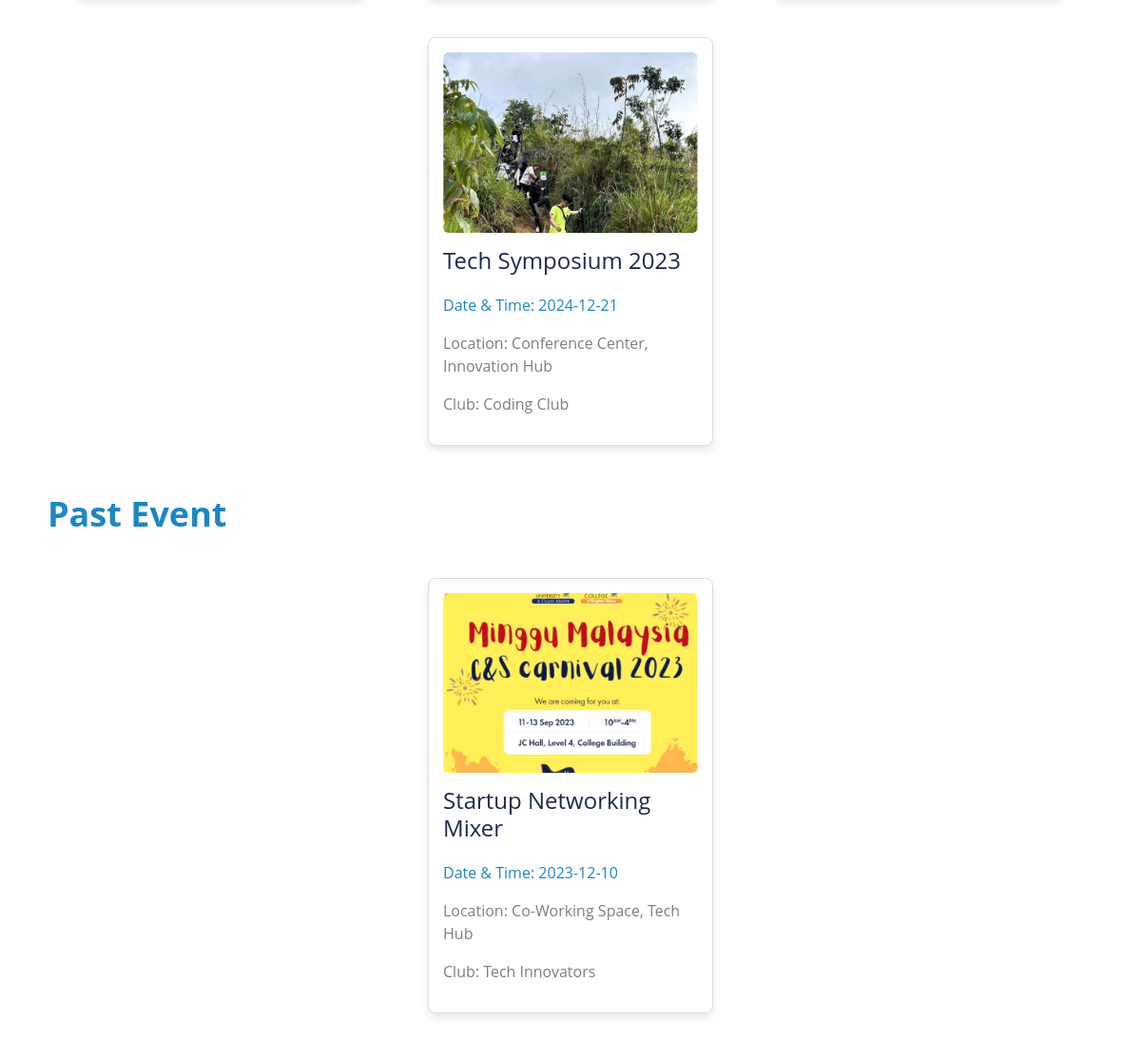
/events.php (lower part), run on an earlier commit of the app's database.
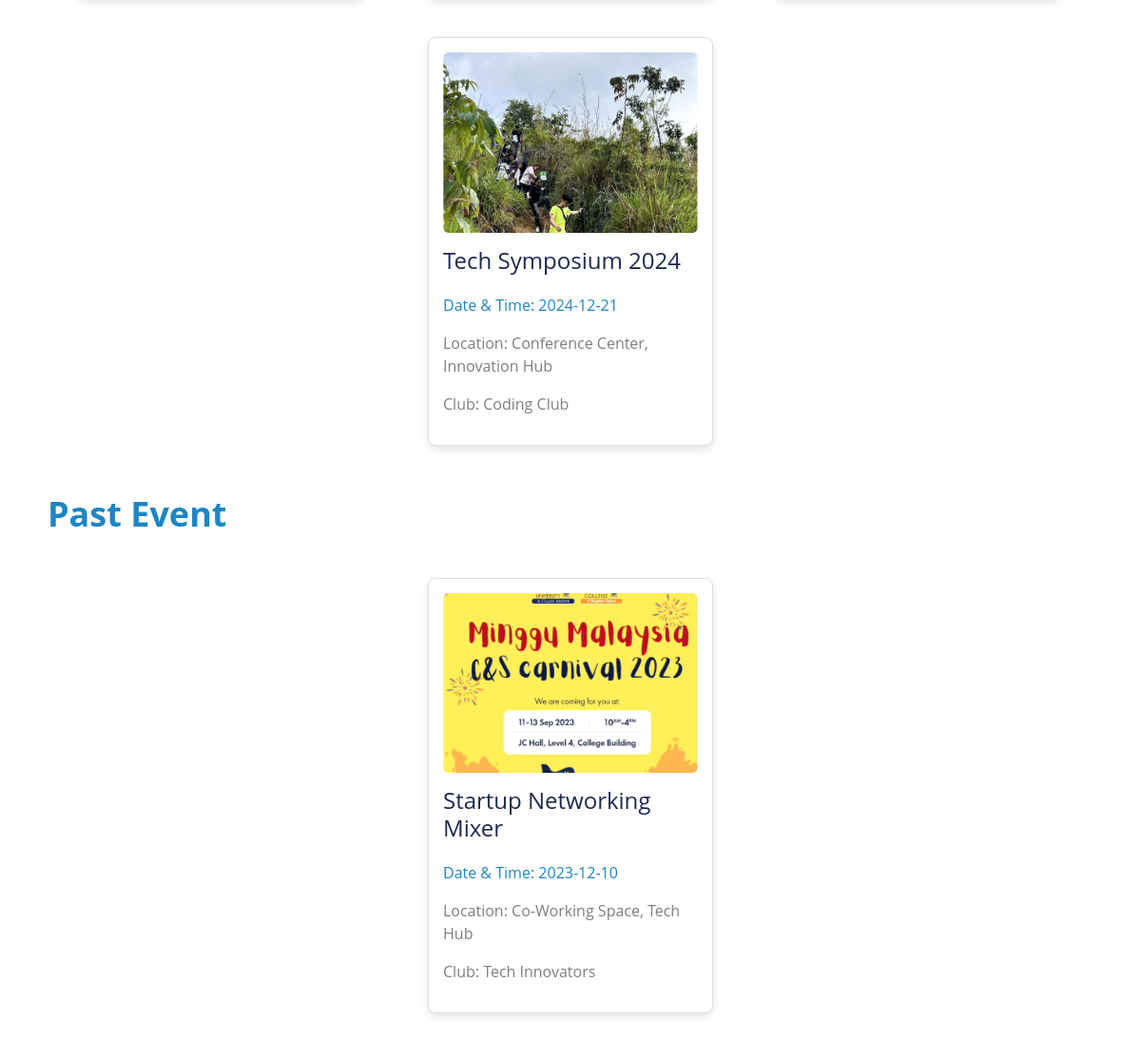
And on a later commit of the database.
### tables this page shows
CREATE TABLE `events` (
  `id` int(11) NOT NULL,
  `event_title` varchar(255) NOT NULL,
  `event_venue` varchar(255) NOT NULL,
  `start_time` time NOT NULL,
  `end_time` time NOT NULL,
  `start_date` date NOT NULL,
  `end_date` date NOT NULL,
  `event_image_path` varchar(255) DEFAULT NULL,
  `event_description` text NOT NULL,
  `club_id` int(11) NOT NULL,
  `user_id` int(11) DEFAULT NULL
);

CREATE TABLE `clubs` (
  `id` int(11) NOT NULL,
  `club_name` varchar(255) NOT NULL,
  `description` text NOT NULL,
  `subscriber_count` int(11) NOT NULL DEFAULT 0,
  `profile_image` varchar(255) DEFAULT NULL,
  `contact_email` varchar(100) NOT NULL,
  `instagram_link` varchar(255) DEFAULT NULL,
  `facebook_link` varchar(255) DEFAULT NULL
);

### logic_controller.php (called while the page is built, shortened)
<?php
function fetchEvents($conn, $endDateCondition) {
    $events = array();
    $sql = "SELECT events.*, clubs.club_name FROM events
            JOIN clubs ON events.club_id = clubs.id
            WHERE $endDateCondition";
    $result = $conn->query($sql);
    if ($result->num_rows > 0) {
        while ($row = $result->fetch_assoc()) {
            $events[] = $row;
        }
    }
    return $events;
}
?>

### events.php (the view, shortened to what this page needs)
<?php
require_once('Part/db_controller.php');
require_once('Part/navbar.php');
require_once('logic_controller.php');
?>
<!DOCTYPE html>
<html lang="en">
<head>
    <link rel="stylesheet" href="style.css">
    <link rel="stylesheet" href="https://stackpath.bootstrapcdn.com/font-awesome/4.7.0/css/font-awesome.min.css">
</head>
<body>
    <div class="page-container">
        <?php
        $upcomingEvents = fetchEvents($conn, "events.end_date >= CURDATE()");
        ?>
        <div class="section-container">
            <div class="event-container">
            <div class="event-container">
                <?php foreach ($upcomingEvents as $event): ?>
                    <a href="event_single.php?id=<?= $event['id']; ?>">
                        <div class="event-card">
                            <img src="<?= htmlspecialchars($event['event_image_path']); ?>" alt="Event Image">
                            <h2 class="title"><?= $event['event_title']; ?></h2>
                            <p class="date">Date & Time: <?= $event['start_date']; ?></p>
                            <p class="location">Location: <?= $event['event_venue']; ?></p>
                            <p class="location">Club: <?= $event['club_name']; ?></p>
                        </div>
                    </a>
                <?php endforeach; ?>
            </div>
            </div>
        </div>
        <?php
        $pastEvents = fetchEvents($conn, "events.end_date < CURDATE()");
        ?>
        <div class="section-container">
            <p class="title">Past Event</p>
            <div class="event-container">
                <?php
                foreach ($pastEvents as $event): ?>
                    <div class="event-card">
                            <img src="<?= htmlspecialchars($event['event_image_path']); ?>" alt="Event Image">
                            <h2 class="title"><?= $event['event_title']; ?></h2>
                            <p class="date">Date & Time: <?= $event['start_date']; ?></p>
                            <p class="location">Location: <?= $event['event_venue']; ?></p>
                            <p class="location">Club: <?= $event['club_name']; ?></p>
                    </div>
                <?php endforeach; ?>
            </div>
        </div>
    </div>
</body>
</html>

What changed in the data, as far as the page shows it:
changed events "Conference Center, Innovation Hub": event_title "Tech Symposium 2023" → "Tech Symposium 2024"
